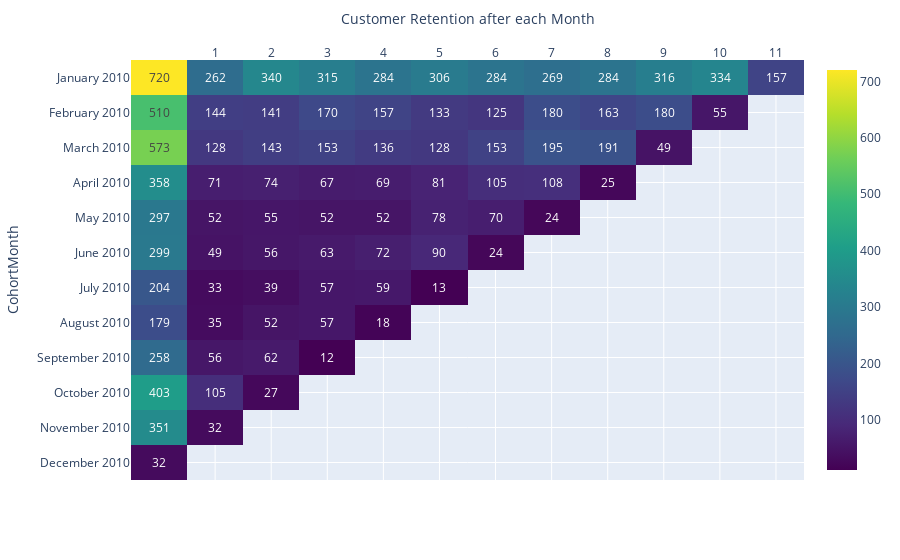

Notebook code for this chart:
### Code cell
# Now we can work with this
# change index
cohort_table.index = cohort_table.index.strftime('%B %Y')
#visualize our results in heatmap

fig = px.imshow(cohort_table, text_auto=True, aspect="auto",color_continuous_scale = "Viridis",
               labels=dict(x="Customer Retention after each Month"),
                x=['','1', '2', '3', '4', '5','6','7','8','9','10','11'])
fig.update_xaxes(side="top")
fig.show()

### Figure 1 — Plotly figure (JSON) as saved in the notebook; plotly's stock layout.template omitted (floating-point values rounded to 4 significant figures; data arrays with more than 128 entries replaced by an {"elided": "..."} marker saying what was removed)
{"data": [{"coloraxis": "coloraxis", "hovertemplate": "Customer Retention after each Month: %{x}<br>CohortMonth: %{y}<br>color: %{z}<extra></extra>", "name": "0", "texttemplate": "%{z}", "type": "heatmap", "x": ["", "1", "2", "3", "4", "5", "6", "7", "8", "9", "10", "11"], "xaxis": "x", "y": ["January 2010", "February 2010", "March 2010", "April 2010", "May 2010", "June 2010", "July 2010", "August 2010", "September 2010", "October 2010", "November 2010", "December 2010"], "yaxis": "y", "z": {"elided": "12x12 int values"}}], "layout": {"coloraxis": {"colorscale": [[0, "#440154"], [0.1111, "#482878"], [0.2222, "#3e4989"], [0.3333, "#31688e"], [0.4444, "#26828e"], [0.5556, "#1f9e89"], [0.6667, "#35b779"], [0.7778, "#6ece58"], [0.8889, "#b5de2b"], [1, "#fde725"]]}, "margin": {"t": 60}, "xaxis": {"anchor": "y", "domain": [0, 1], "side": "top", "title": {"text": "Customer Retention after each Month"}}, "yaxis": {"anchor": "x", "autorange": "reversed", "domain": [0, 1], "title": {"text": "CohortMonth"}}}}
